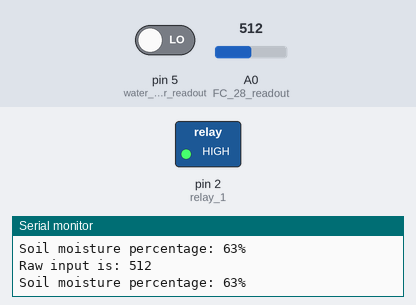
This sketch was run on a simulated Arduino Uno, built with avr-gcc and run on an emulated ATmega328P. Shown: switched loads named in the sketch (green lamp = pin HIGH), the last lines printed to the serial monitor. The test bench sets the inputs (shaded band); at power-on: A0 (FC_28_readout) = 512, pin 5 (water_meter_readout) LOW. Pins used as bus, display or sensor lines are not drawn.

Above: at 2.0 s.
2.1 s: A0 (FC_28_readout) set to 522
3.8 s: A0 (FC_28_readout) set to 540
At 6.2 s:
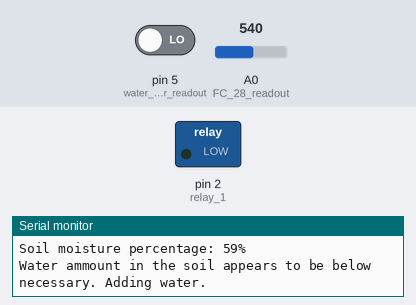
8.3 s: A0 (FC_28_readout) set to 511
At 9.4 s:
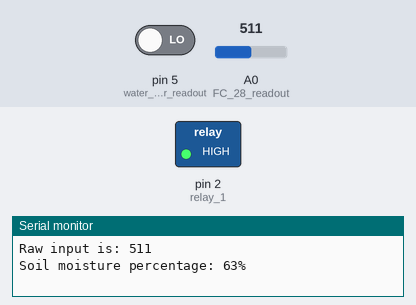
Timing chart, 0 to 11.3 s (numbered marks = the images above; inputs shaded):
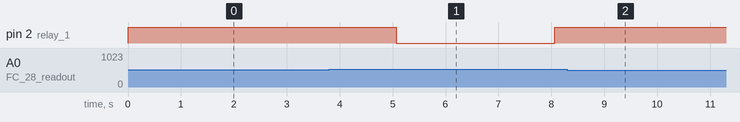

The sketch:

Water_system_V3.ino
```cpp
/*

    AUTOMATIC WATERING SYSTEM FOR PLANTS
      using an arduino uno


This code was written by Wessel M.
Last updated on 5-1-2019.

Feel free to use this code in you projects.
If you use this code in a tutorial, a reference to my github would be appreciated.
For information about this code visit my github.
 https://github.com/WesselM/Smart-Garden


Parts used:
 - Arduino Uno (REV 3)
 - Soil moisture sensor (FC-28)
 - 4 Channel relay module (2PH63083A)
 - Water pump (Makeblock 50200)
 - Micro switch
 - 10 K ohm resistor
 - Jumper wires

Functions of the components.
  The FC-28 soil moisture sensor measures the moisture in soil and similar materials.
    It acts as an variable resistor.
  The 2PH63083A 4 channel relay module is used to control equipment with high currents.
    In this project, the relay switches the power to a water pump on or off.
  The Makeblock 50200 water pump is used to transport the water from a resevoir to it's destination.
    Since this water pump uses 12 VDC and an arduino cannot handle this much power, a relay is used as an on/of switch.
  The micro switch is a switch that let's trough current when it is pressed.
    In the project it's job is to make sure that nothing happens when the water resevoir is emptry.
    A floating weight will hang on the switch when the water tank is empty, thus pressing in the switch.
  The 10 K ohm resistor has a constant resistance of 10 kilo ohm.


Connections:
  Arduino:        FC-28:
  digital 3       VCC                                 (positive power)
  GND             GND                                 (negative power)
  analog 0        AO                                  (data transfer)

  Arduino:        Relay:
  5V              VCC                                 (positive power)
  GND             GND                                 (negative power)
  digital 2       IN1                                 (control signal)

  Arduino:        Extra:          Micro switch:
  5V              --              NO terminal         (positive power)
  digital 4       --              Com terminal        (data transfer)
  GND             10K resistor    Com terminal        (negative power)

  Power supply:   Relay:          Water pump:
  12 VDC          K1 NO           Positive terminal   (positive power)
  GND             --              Negative terminal   (negative power)

*/

//============================================================================================================================================//


// change the following values to suit your equipment
const int minimum_water_percentage = 60;                // if there is less than this percentage of water, the pump will activate
const int water_amount_time = 3000;                     // ammount of milliseconds water is deposited

// I/O pin defenitions
const int relay_1 = 2;
const int FC_28_power = 3;
const int FC_28_readout = A0;
const int water_meter_power = 4;
const int water_meter_readout = 5;

// constant values
const int relay_on = 0;
const int relay_off = 1;
const int FC_28_on = 1;
const int FC_28_off = 0;
const int water_meter_on = 1;
const int water_meter_off = 0;
const int sufficient_water = 0;
const int deficient_water = 1;

// global variables
int sensor_value = 0;
int soil = 0;
int water_level = 0;


// ============================================================================================================================================//


void setup() {
  // initialize serial communication
  Serial.begin(9600);

  // turn off the relay
  digitalWrite(relay_1, relay_off);

  // turn of the FC_28
  digitalWrite(FC_28_power, FC_28_off);

  digitalWrite(water_meter_power, water_meter_off);

  // set the I/O pins as in- or output
  pinMode(relay_1, OUTPUT);
  pinMode(FC_28_power, OUTPUT);
  pinMode(FC_28_readout, INPUT);
  pinMode(water_meter_power, OUTPUT);
  pinMode(water_meter_readout, INPUT);
}


// ============================================================================================================================================//


void loop() {
  // give current to the switch, if the switch is pressed in and current passes trough, there is not enough water in the resevoir
  digitalWrite(water_meter_power, water_meter_on);      // set the pin it's power output to HIGH, therefore giving the micro switch power
  water_level = digitalRead(water_meter_readout);       // readout the pin it's voltage input if there is more than 2.2 volt it will show up as HIGH,
                                                        // this means that the switch is on and thus that the water level is too low
  digitalWrite(water_meter_power, water_meter_off);     // set the pin it's power output to LOW, therefore cutting off the micro switch it's power

  // while there is water (no current is able to pass trough the switch) , do everything in the loop over and over again untill the water runs out
  while (water_level == sufficient_water) {
    digitalWrite(water_meter_power, water_meter_on);    // set the pin it's power output to HIGH, therefore giving the micro switch power
    water_level = digitalRead(water_meter_readout);     // readout the pin it's voltage input, if there is more than 2.2 volt it will show up as HIGH,
                                                        // this means that the switch is on and thus that the water level is too low
    digitalWrite(water_meter_power, water_meter_off);   // set the pin it's power output to LOW, therefore cutting off the micro switch it's power

    // give power to the FC_28 and read out its values, then cut off the power (only providing power when gathering data improves its lifespan)
    digitalWrite(FC_28_power, FC_28_on);                // set the pin's power output to HIGH, therefore giving the FC_28 power
    delay(100);                                         // wait 0.1 seconds
    sensor_value = analogRead(FC_28_readout);           // read the analog output from the FC_28
    soil = map(sensor_value, 200, 1024, 100, 0);        // set the value to a scale from 0 to 100 with 200 being 0% and 1024 being 100%
    delay(100);                                         // wait 0.1 seconds
    digitalWrite(FC_28_power, FC_28_off);               // set the power output to value LOW, therefore cutting off the FC_28 it's power

    // print out the values in the serial monitor (for testing and modification)
    Serial.print("Raw input is: ");
    Serial.println(sensor_value);                       // print out the soil moisture value (200-1024)
    Serial.print("Soil moisture percentage: ");
    Serial.print(soil);                                 // print out the soil moisutre percentage (0-100)
    Serial.println("%");

    // if the soil contains less water than necessary, turn on the relay, which in turn provides power to the water pump
    if (soil <= minimum_water_percentage) {
      Serial.println("Water ammount in the soil appears to be below necessary. Adding water. \n");
      digitalWrite(relay_1, relay_on);                  // turn the relay on
      delay(water_amount_time);                         // wait for a given time period
      digitalWrite(relay_1, relay_off);                 // turn the relay off
    }

    delay(1000);                                        // delay in between readouts
  }

  if (water_level == deficient_water) {
    Serial.println("The water resevoir is empty, please refill! \n");
  }

  delay(5000);                                          // delay in between readouts
}
```

Measured:
- the behaviour switches between 529 and 530 on A0 (FC_28_readout) (found by bisection; images 0 and 1)
- after the input at 3.8 s, pin 2 (relay_1): HIGH → LOW after 1.3 s, → HIGH 3.0 s later
- after the input at 8.3 s, pin 2 (relay_1): stays HIGH (without the input it goes to LOW after 1.0 s)
